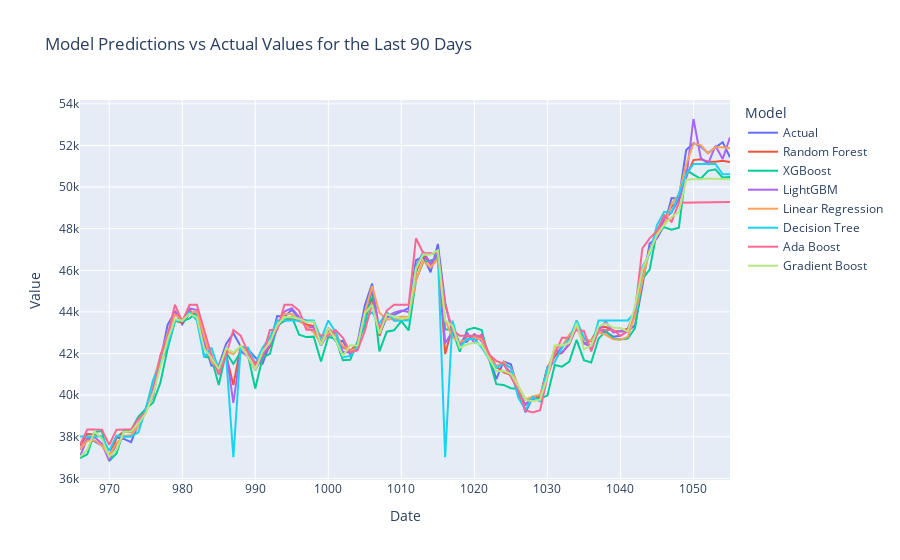

Here is the notebook cell this chart was saved with:
### Markdown cell above
## Visualizing MAPE and RMSE scores

### Code cell
predictions_df = pd.DataFrame({
    'Date': data_valid.index,
    'Actual': valid_y,
    'Linear Regression': y_pred_linear_reg,
    'Decision Tree': y_pred_decision_tree,
    'Random Forest': y_pred_random_forest, 
    'XGBoost': y_pred_xgb,
    'LightGBM': y_pred_lgb,
    'Ada Boost': y_pred_adaboost,
    'Gradient Boost': y_pred_gradient_boosting    
})

melted_df = predictions_df.melt(id_vars='Date', value_vars=['Actual', 'Random Forest', 'XGBoost', 'LightGBM', 'Linear Regression','Decision Tree','Ada Boost','Gradient Boost'], var_name='Model', value_name='Value')
fig = px.line(melted_df, x='Date', y='Value', color='Model', title='Model Predictions vs Actual Values for the Last 90 Days')
fig.show()
